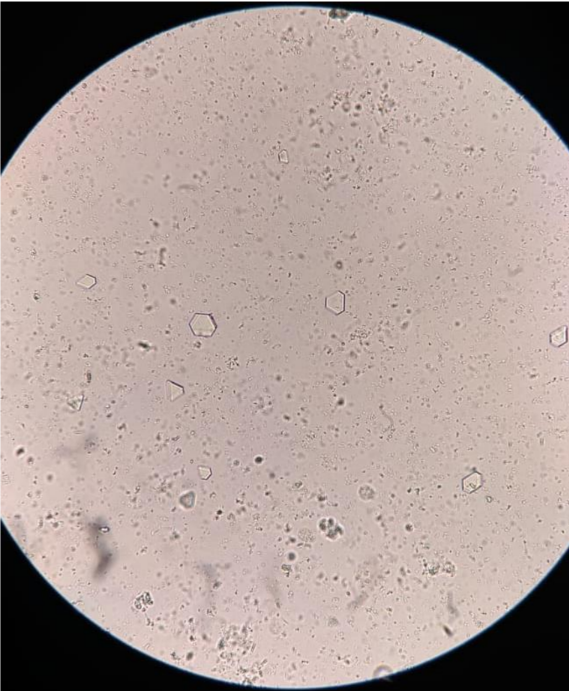
#> input picture Teste3.png, 569 x 691 px
$ python janedoe.py
#> lines starting #> are read from the running program, lines starting #| are printed output that depends on the picture; after the words box and inside, x2 and y2 are one past the last pixel; in counts of white or black regions, pixels touching at a corner belong together
import cv2
import numpy as np
import matplotlib.pyplot as plt

# =========================================================
# DETECÇÃO DE CRISTAIS URINÁRIOS
# - CISTINA (hexagonal)
# - BILIRRUBINA (cor amarela/marrom)
#
# AGORA COM FILTRO DE TAMANHO
# =========================================================

# =========================
# CARREGAR IMAGEM
# =========================

imagem = cv2.imread("Teste3.png")
#> imagem is the input picture: shape (691, 569, 3); mean B, G, R 149.8, 154.7, 170.5

rgb = cv2.cvtColor(imagem, cv2.COLOR_BGR2RGB)
gray = cv2.cvtColor(imagem, cv2.COLOR_BGR2GRAY)
hsv = cv2.cvtColor(imagem, cv2.COLOR_BGR2HSV)
#> hsv: shape (691, 569, 3); mean H, S, V 12.8, 35.4, 171.2

# =========================
# PRÉ-PROCESSAMENTO
# =========================

blur = cv2.GaussianBlur(gray, (5,5), 0)
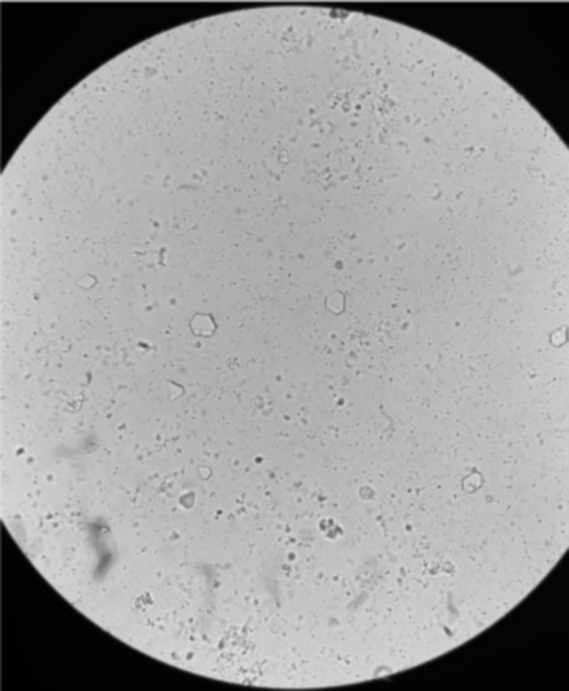
#> blur: shape (691, 569); min 0, max 224, mean 158.8

bordas = cv2.Canny(blur, 40, 120)
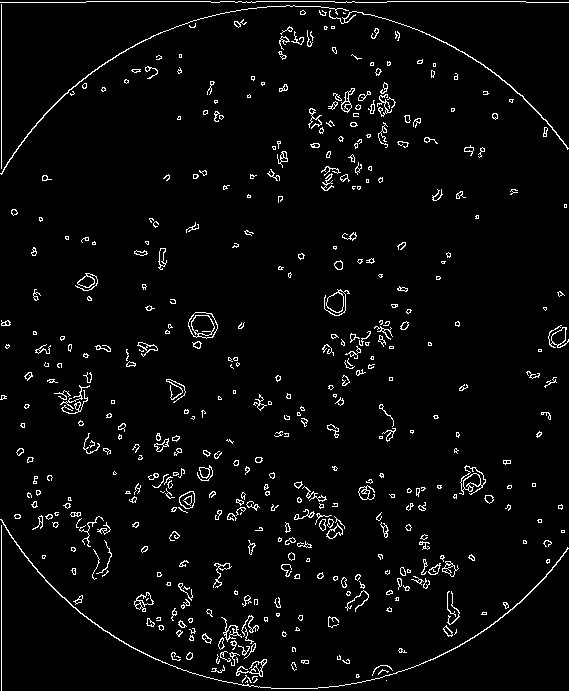
#> bordas: shape (691, 569); 3.6% white in thin lines or dots

kernel = np.ones((3,3), np.uint8)

fechado = cv2.morphologyEx(
    bordas,
    cv2.MORPH_CLOSE,
    kernel
)
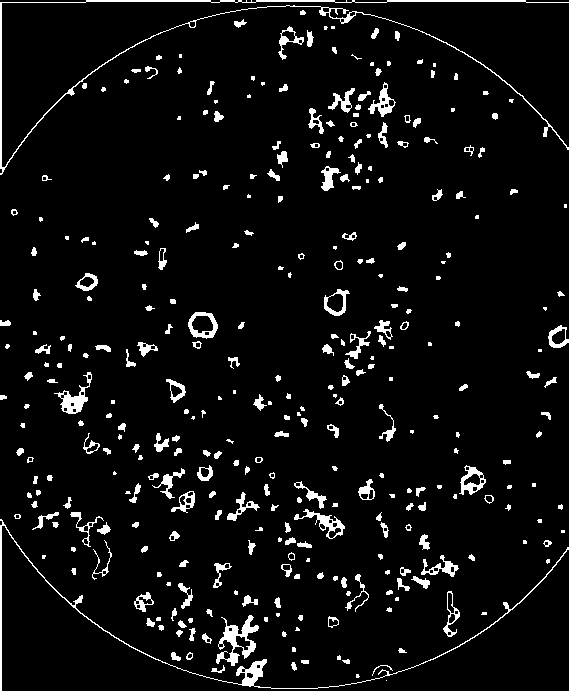
#> fechado: shape (691, 569); 5.5% white; 338 white regions (88 under 20 px)

resultado = rgb.copy()

# =========================================================
# FILTRO DE TAMANHO
# =========================================================

# Área mínima:
# remove cristais muito pequenos
AREA_MINIMA = 80

# Área máxima:
# evita manchas gigantes
AREA_MAXIMA = 8000

# =========================================================
# 1. DETECÇÃO DE CISTINA (HEXAGONAL)
# =========================================================

contornos, _ = cv2.findContours(
    fechado,
    cv2.RETR_EXTERNAL,
    cv2.CHAIN_APPROX_SIMPLE
)
#> contornos = 338 contours, 168 with area under 20; largest, box (x1, y1, x2, y2) and area: (0, 0, 569, 175) 1026, (0, 519, 569, 691) 867, (216, 615, 259, 666) 804, (188, 312, 218, 339) 592, (54, 372, 92, 414) 468

hexagonos = 0

for cnt in contornos:

    area = cv2.contourArea(cnt)

    # =========================
    # FILTRO DE TAMANHO
    # =========================
    if area < AREA_MINIMA or area > AREA_MAXIMA:
        continue

    perimetro = cv2.arcLength(cnt, True)

    aprox = cv2.approxPolyDP(
        cnt,
        0.03 * perimetro,
        True
    )

    lados = len(aprox)

    # Aproximadamente hexagonal
    if 5 <= lados <= 7:

        circularidade = (
            4 * np.pi * area
        ) / (perimetro * perimetro + 1e-5)

        if 0.4 < circularidade < 0.95:

            hexagonos += 1

            cv2.drawContours(
                resultado,
                [aprox],
                -1,
                (0,255,0),
                2
            )

            x, y, w, h = cv2.boundingRect(aprox)

            cv2.putText(
                resultado,
                f"Cistina ({int(area)})",
                (x, y-5),
                cv2.FONT_HERSHEY_SIMPLEX,
                0.45,
                (0,255,0),
                1
            )
#> this loop made 338 passes
#> (area, perimetro, lados, circularidade, x, y, w, h) on passes 24, 35, 127, 176, 210, 217, 225, 231: (81, 37.31, 7, 0.731, 328, 617, 11, 11), (199.5, 68.87, 6, 0.529, 136, 592, 18, 20), (160, 53.8, 7, 0.695, 197, 465, 16, 16), (230, 73.11, 6, 0.541, 166, 379, 19, 24), (310, 74.28, 7, 0.706, 549, 325, 20, 23), (591.5, 95.01, 6, 0.823, 188, 312, 30, 26), (424.5, 93.36, 7, 0.612, 324, 289, 24, 27), (242.5, 64.53, 6, 0.732, 75, 273, 23, 18)
#> (area, perimetro, lados, circularidade) on passes 54, 83, 86, 87, 89, 123: (124, 94.77, 7, 0.173), (867, 1929, 6, 0.00293), (158, 169.9, 6, 0.0688), (80.5, 83.36, 7, 0.146), (418, 203.7, 5, 0.127), (167, 151.1, 7, 0.092)
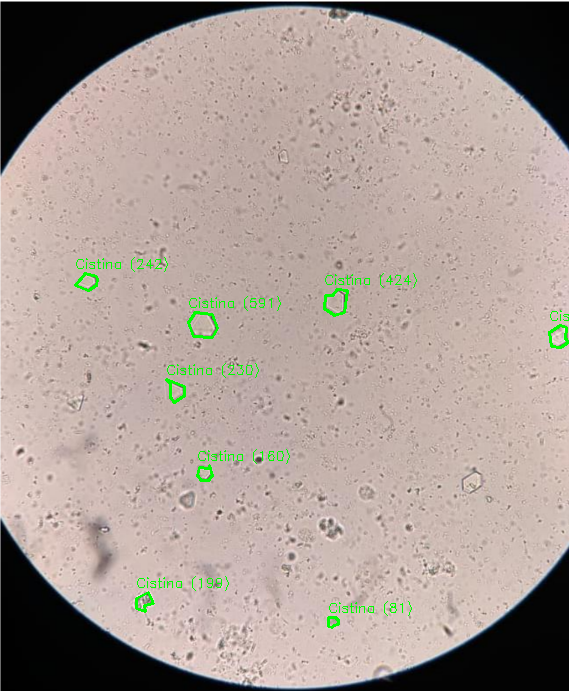
#> resultado: shape (691, 569, 3); mean R, G, B 169.1, 155.4, 148.5
#> after the loop, hexagonos = 8

# =========================================================
# 2. DETECÇÃO DE BILIRRUBINA (COR)
# =========================================================

# Tons amarelos/marrons
lower = np.array([10, 60, 40])
upper = np.array([40, 255, 255])

mascara_bili = cv2.inRange(
    hsv,
    lower,
    upper
)
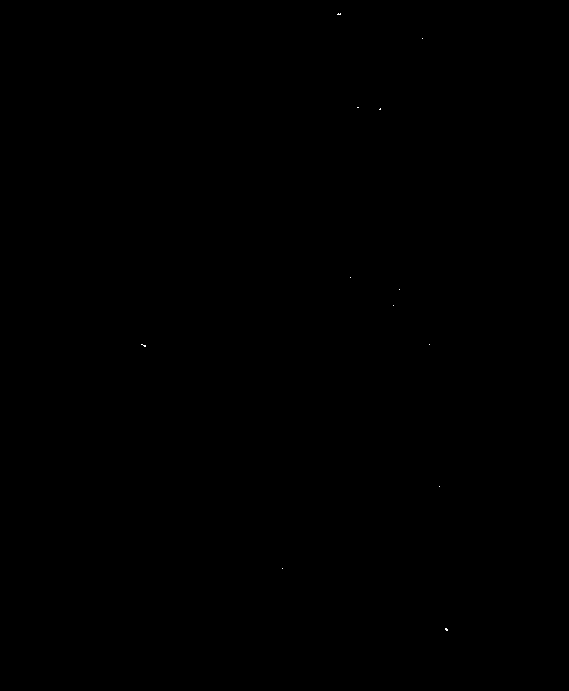
#> mascara_bili: shape (691, 569); 0.01% white in thin lines or dots, all inside (x1, y1, x2, y2) = (141, 13, 448, 631)

mascara_bili = cv2.morphologyEx(
    mascara_bili,
    cv2.MORPH_OPEN,
    kernel
)
#> mascara_bili: shape (691, 569); every value is 0

contornos_bili, _ = cv2.findContours(
    mascara_bili,
    cv2.RETR_EXTERNAL,
    cv2.CHAIN_APPROX_SIMPLE
)
#> contornos_bili = []

bilirrubinas = 0

for cnt in contornos_bili:

    area = cv2.contourArea(cnt)

    # =========================
    # FILTRO DE TAMANHO
    # =========================
    if area < AREA_MINIMA or area > AREA_MAXIMA:
        continue

    bilirrubinas += 1

    x, y, w, h = cv2.boundingRect(cnt)

    cv2.rectangle(
        resultado,
        (x, y),
        (x+w, y+h),
        (255,0,0),
        2
    )

    cv2.putText(
        resultado,
        f"Bilirrubina ({int(area)})",
        (x, y-5),
        cv2.FONT_HERSHEY_SIMPLEX,
        0.45,
        (255,0,0),
        1
    )
#> this loop made 0 passes
#> after the loop, bilirrubinas = 0

# =========================================================
# RESULTADOS
# =========================================================

print("="*40)
print(f"Cristais de Cistina: {hexagonos}")
#| Cristais de Cistina: 8
print(f"Cristais de Bilirrubina: {bilirrubinas}")
#| Cristais de Bilirrubina: 0
print("="*40)

# =========================================================
# VISUALIZAÇÃO
# =========================================================

plt.figure(figsize=(18,6))

plt.subplot(1,4,1)
plt.imshow(rgb)
plt.title("Original")
plt.axis("off")

plt.subplot(1,4,2)
plt.imshow(fechado, cmap="gray")
plt.title("Bordas")
plt.axis("off")

plt.subplot(1,4,3)
plt.imshow(mascara_bili, cmap="gray")
plt.title("Mascara Bilirrubina")
plt.axis("off")

plt.subplot(1,4,4)
plt.imshow(resultado)
plt.title("Resultado Final")
plt.axis("off")

plt.tight_layout()
plt.show()

$ run again, with Teste4.png copied over Teste3.png
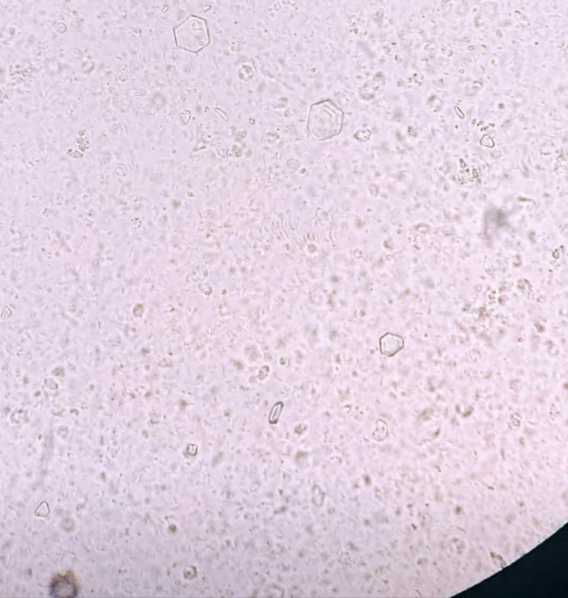
#> input picture Teste4.png, 568 x 598 px
#> imagem is the input picture: shape (598, 568, 3); mean B, G, R 223.9, 208.8, 225
#> hsv: shape (598, 568, 3); mean H, S, V 151, 21.5, 226
#> bordas: shape (598, 568); 3% white in thin lines or dots
#> fechado: shape (598, 568); 4.6% white; 202 white regions (17 under 20 px)
#> contornos = 202 contours, 57 with area under 20; largest, box (x1, y1, x2, y2) and area: (172, 14, 211, 55) 1096, (370, 331, 405, 357) 540, (453, 99, 496, 151) 492, (486, 278, 533, 306) 478, (192, 128, 243, 159) 416
#> the loop `for cnt in contornos: ` made 202 passes
#> (area, perimetro, lados, circularidade, x, y, w, h) on passes 4, 11, 48, 57, 73, 93, 108, 117: (215.5, 69.36, 7, 0.563, 53, 579, 21, 19), (144.5, 49.21, 7, 0.75, 183, 565, 15, 15), (163.5, 52.38, 6, 0.749, 182, 443, 16, 16), (92, 46.28, 7, 0.54, 294, 424, 13, 14), (236.5, 64.87, 7, 0.706, 268, 401, 16, 23), (101.5, 39.56, 5, 0.815, 51, 366, 14, 11), (540.5, 109.5, 5, 0.566, 370, 331, 34, 26), (119.5, 44.38, 7, 0.762, 132, 303, 13, 15)
#> after the loop `for cnt in contornos:`:
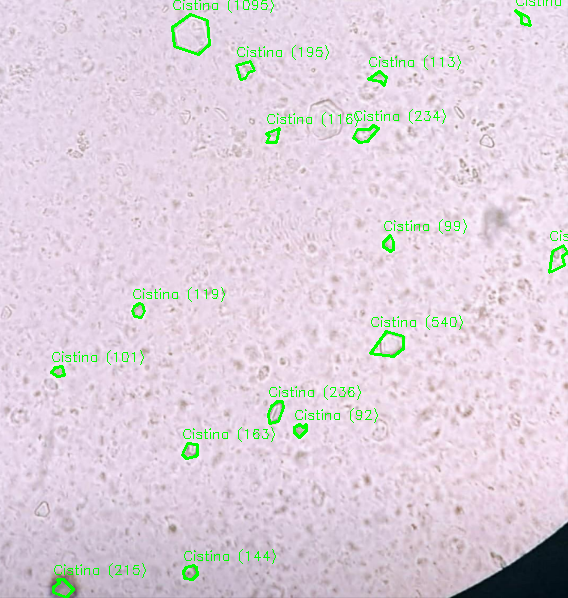
#> resultado: shape (598, 568, 3); mean R, G, B 221.3, 209.6, 220.2
#> after the loop `for cnt in contornos:`: hexagonos = 16
#> mascara_bili: shape (598, 568); every value is 0
#> contornos_bili = []
#> after the loop `for cnt in contornos_bili:`: bilirrubinas = 0
#| Cristais de Cistina: 16
#| Cristais de Bilirrubina: 0
#> `plt.show()`:
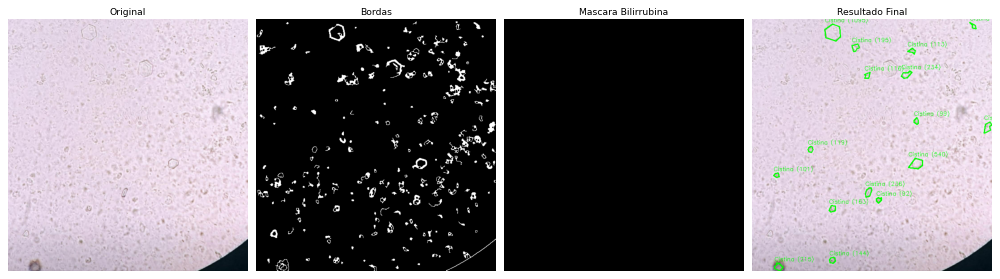
#> figure drawn by matplotlib, 4 panels
